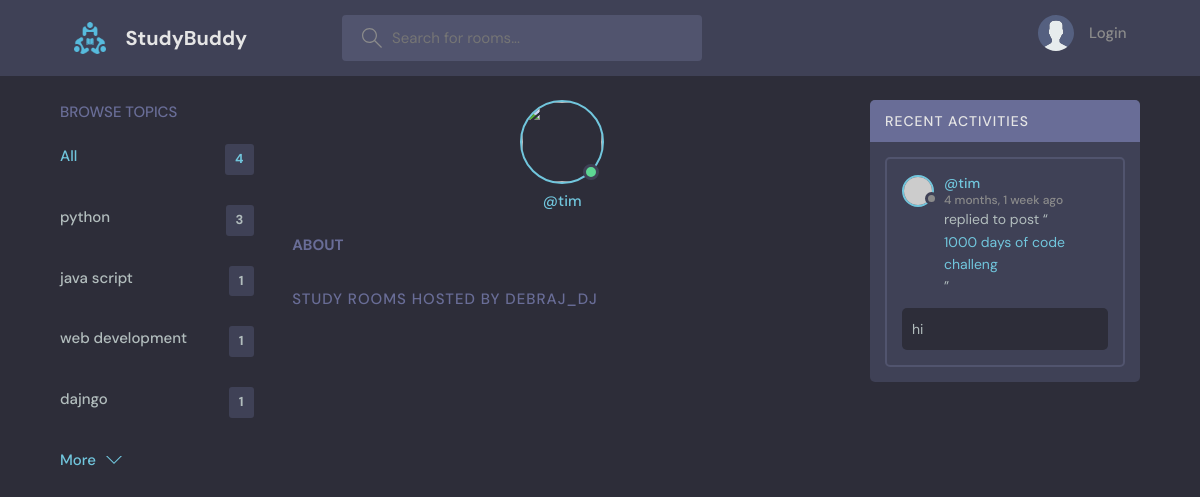
The app's page /profile/2/ with its own data.
### base/models.py (models this page shows, shortened)
class Topic(models.Model):
    name = models.CharField(max_length=200)

class Message(models.Model):
    user = models.ForeignKey(User, on_delete=models.CASCADE)
    room = models.ForeignKey(Room, on_delete=models.CASCADE)
    body = models.TextField()
    updated = models.DateTimeField(auto_now=True)
    created = models.DateTimeField(auto_now_add=True)
    class Meta:
        ordering = ['-updated', '-created']

class Room(models.Model):
    host = models.ForeignKey(User, on_delete=models.SET_NULL, null=True)
    topic = models.ForeignKey(Topic, on_delete=models.SET_NULL, null=True)
    name = models.CharField(max_length=200)
    description = models.TextField(null=True, blank=True)
    participants = models.ManyToManyField(User, related_name='participants', blank=True)
    updated = models.DateTimeField(auto_now=True)
    created = models.DateTimeField(auto_now_add=True)
    class Meta:
        ordering = ['-updated', '-created']

### base/views.py (the view)
# urls.py: path('profile/<str:pk>/', views.userprofile, name='user-profile'),
def userprofile(request,pk):
    user = User.objects.get(id=pk)
    rooms = user.room_set.all()
    room_message = user.message_set.all()
    topics = Topic.objects.all()
    context = {'user':user, 'rooms':rooms,'room_message':room_message,'topics':topics}
    return render(request,'base/profile.html',context)

### base/templates/base/profile.html (shortened to what this page needs)
{% extends 'main.html' %}
{% block content %}
<main class="profile-page layout layout--3">
  <div class="container">
    {% include 'base/topics_component.html' %}
    <div class="roomList">
      <div class="profile">
        <div class="profile__avatar">
          <div class="avatar avatar--large active">
            <img src="{{user.avatar.url}}"/>
          </div>
        </div>
        <div class="profile__info">
          <p>@{{user.username}}</p>
        </div>
        <div class="profile__about">
          <h3>About</h3>
        </div>
      </div>
      <div class="roomList__header">
        <div>
          <h2>Study Rooms Hosted by Debraj_dj</a>
          </h2>
        </div>
      </div>
    </div>
    {% include 'base/activity_component.html' %}
  </div>
</main>
{% endblock content %}

### base/templates/base/topics_component.html
<div class="topics">
    <div class="topics__header">
      <h2>Browse Topics</h2>
    </div>
    <ul class="topics__list">
      <li>
        <a href="{%url 'home'%}" class="active">All<span>{{topics.count}}</span></a>
      </li>
      {%for topic in topics%}
      <li>
        <a href="{% url 'home' %}?q={{ topic.name }}">{{topic.name}}<span>{{topic.room_set.all.count}} </span></a>
      </li>
      {%endfor %}
    </ul>
    <a class="btn btn--link" href="topics.html">
      More
      <svg version="1.1" xmlns="http://www.w3.org/2000/svg" width="32" height="32" viewBox="0 0 32 32">
        <title>chevron-down</title>
        <path d="M16 21l-13-13h-3l16 16 16-16h-3l-13 13z"></path>
      </svg>
    </a>
  </div>

### base/templates/base/activity_component.html (shortened to what this page needs)
<div class="activities">
      <div class="activities__header">
        <h2>Recent Activities</h2>
      </div>
      {% for message in room_message %}
      <div class="activities__box">
        <div class="activities__boxHeader roomListRoom__header">
            <a href="{% url 'user-profile' message.user.id %}" class="roomListRoom__author">
            <div class="avatar avatar--small">
              <img src="https://randomuser.me/api/portraits/women/11.jpg" />
            </div>
            <p>
                  @{{message.user.username}}
              <span>{{message.created|timesince}} ago </span>
            </p>
          </a>
        </div>
        <div class="activities__boxContent">
          <p>replied to post “<a href="{%url 'room' message.room.id%}">{{message.room.name}}</a>”</p>
          <div class="activities__boxRoomContent">
           {{message.body }}
          </div>
        </div>
      </div>
       {%endfor%}
    </div>

### records on screen
Topic: name "python", room_set.all.count "3"
Topic: name "java script", room_set.all.count "1"
Topic: name "web development", room_set.all.count "1"
Topic: name "dajngo", room_set.all.count "1"
Message: user.username "tim", created "4 months, 1 week", room.name "1000 days of code challeng", body "hi"

### other values on screen
{{ topics.count }} "4"
{{ user.username }} "tim"
